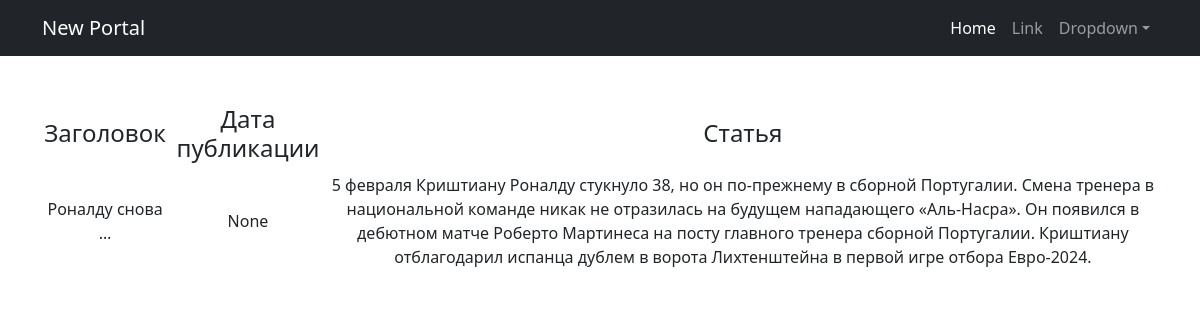
/posts/1, run on the app's committed database.
### news/models.py (models this page shows, shortened)
class Post(models.Model):
    article = 'AR'
    news = 'NW'
    POST_TYPES = [
        (article, 'статья'),
        (news, 'новость'),
    ]
    author = models.ForeignKey(Author, on_delete = models.CASCADE)
    choice = models.CharField(choices = POST_TYPES, max_length = 2)
    time_post = models.DateTimeField(auto_now_add = True)
    category = models.ManyToManyField(Category, through = 'PostCategory', related_name = 'posts')
    header = models.CharField(max_length = 255)
    text = models.TextField()
    rating_post = models.IntegerField(default = 0)

### news/views.py (the view)
# urls.py: path('<int:pk>', PostDetail.as_view(), name='post_detail'),
class PostDetail(DetailView):
    model = Post
    template_name = 'post.html'
    context_object_name = 'post'

### templates/post.html (shortened to what this page needs)
{% extends 'flatpages/default.html' %}
{% block content %}
        <table>
            <tr>
                <td><h4>Заголовок</h4></td>
                <td><h4>Дата публикации</h4></td>
                <td><h4>Статья</h4></td>
                <td>{{ post.header|truncatechars:15 }}</td>
                <td>{{ post.time_post }}</td>
                <td>{{ post.text }}</td>
            </tr>
        </table>
{% endblock content %}

### data on the page
Post: header "Роналду снова …", time_post "None", text "5 февраля Криштиану Роналду стукнуло 38, но он по-прежнему в сборной Португалии. Смена тренера в национальной команде никак не отразилась на будущем нападающего «Аль-Насра». Он появился в дебютном матче Роберто Мартинеса на посту главного тренера сборной Португалии. Криштиану отблагодарил испанца дублем в ворота Лихтенштейна в первой игре отбора Евро-2024."
